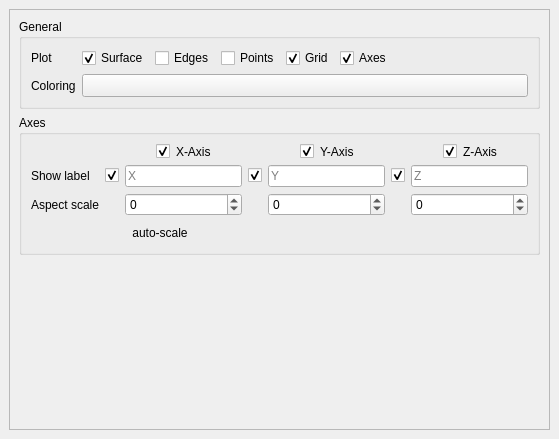
<?xml version="1.0" encoding="UTF-8"?>
<ui version="4.0">
 <class>gsDockWidget</class>
 <widget class="QgsDockWidget" name="gsDockWidget">
  <property name="geometry">
   <rect>
    <x>0</x>
    <y>0</y>
    <width>559</width>
    <height>439</height>
   </rect>
  </property>
  <property name="features">
   <set>QDockWidget::DockWidgetFeature::DockWidgetFloatable|QDockWidget::DockWidgetFeature::DockWidgetMovable</set>
  </property>
  <property name="windowTitle">
   <string>Settings</string>
  </property>
  <widget class="QWidget" name="dockWidgetContents">
   <layout class="QVBoxLayout" name="verticalLayout">
    <item>
     <widget class="QScrollArea" name="scrollArea_2">
      <property name="widgetResizable">
       <bool>true</bool>
      </property>
      <widget class="QWidget" name="scrollAreaWidgetContents_2">
       <property name="geometry">
        <rect>
         <x>0</x>
         <y>0</y>
         <width>537</width>
         <height>393</height>
        </rect>
       </property>
       <layout class="QVBoxLayout" name="verticalLayout_7">
        <item>
         <widget class="QGroupBox" name="groupBox">
          <property name="title">
           <string>General</string>
          </property>
          <layout class="QVBoxLayout" name="verticalLayout_8">
           <item>
            <layout class="QFormLayout" name="formLayout_2">
             <item row="0" column="0">
              <widget class="QLabel" name="label_4">
               <property name="text">
                <string>Plot</string>
               </property>
              </widget>
             </item>
             <item row="0" column="1">
              <layout class="QHBoxLayout" name="horizontalLayout">
               <item>
                <widget class="QCheckBox" name="mShowSurface">
                 <property name="text">
                  <string>Surface</string>
                 </property>
                 <property name="checked">
                  <bool>true</bool>
                 </property>
                </widget>
               </item>
               <item>
                <widget class="QCheckBox" name="mShowEdges">
                 <property name="text">
                  <string>Edges</string>
                 </property>
                </widget>
               </item>
               <item>
                <widget class="QCheckBox" name="mShowPoints">
                 <property name="text">
                  <string>Points</string>
                 </property>
                </widget>
               </item>
               <item>
                <widget class="QCheckBox" name="mShowGrid">
                 <property name="text">
                  <string>Grid</string>
                 </property>
                 <property name="checked">
                  <bool>true</bool>
                 </property>
                </widget>
               </item>
               <item>
                <widget class="QCheckBox" name="mShowAxes">
                 <property name="text">
                  <string>Axes</string>
                 </property>
                 <property name="checked">
                  <bool>true</bool>
                 </property>
                </widget>
               </item>
               <item>
                <spacer name="horizontalSpacer_3">
                 <property name="orientation">
                  <enum>Qt::Orientation::Horizontal</enum>
                 </property>
                 <property name="sizeHint" stdset="0">
                  <size>
                   <width>40</width>
                   <height>20</height>
                  </size>
                 </property>
                </spacer>
               </item>
              </layout>
             </item>
             <item row="1" column="0">
              <widget class="QLabel" name="label_6">
               <property name="text">
                <string>Coloring</string>
               </property>
              </widget>
             </item>
             <item row="1" column="1">
              <widget class="QgsColorRampButton" name="mColorRamp">
               <property name="sizePolicy">
                <sizepolicy hsizetype="Preferred" vsizetype="Fixed">
                 <horstretch>1</horstretch>
                 <verstretch>0</verstretch>
                </sizepolicy>
               </property>
               <property name="text">
                <string/>
               </property>
              </widget>
             </item>
            </layout>
           </item>
          </layout>
         </widget>
        </item>
        <item>
         <widget class="QGroupBox" name="groupBox_2">
          <property name="title">
           <string>Axes</string>
          </property>
          <layout class="QVBoxLayout" name="verticalLayout_9">
           <item>
            <layout class="QGridLayout" name="gridLayout_2">
             <item row="1" column="0">
              <widget class="QLabel" name="label_10">
               <property name="text">
                <string>Show label</string>
               </property>
              </widget>
             </item>
             <item row="0" column="2">
              <layout class="QHBoxLayout" name="horizontalLayout_7">
               <item>
                <spacer name="horizontalSpacer">
                 <property name="orientation">
                  <enum>Qt::Orientation::Horizontal</enum>
                 </property>
                 <property name="sizeHint" stdset="0">
                  <size>
                   <width>5</width>
                   <height>5</height>
                  </size>
                 </property>
                </spacer>
               </item>
               <item>
                <widget class="QCheckBox" name="mShowAxisX">
                 <property name="text">
                  <string/>
                 </property>
                 <property name="checked">
                  <bool>true</bool>
                 </property>
                </widget>
               </item>
               <item>
                <widget class="QLabel" name="label_2">
                 <property name="sizePolicy">
                  <sizepolicy hsizetype="Fixed" vsizetype="Preferred">
                   <horstretch>0</horstretch>
                   <verstretch>0</verstretch>
                  </sizepolicy>
                 </property>
                 <property name="layoutDirection">
                  <enum>Qt::LayoutDirection::LeftToRight</enum>
                 </property>
                 <property name="text">
                  <string>X-Axis</string>
                 </property>
                </widget>
               </item>
               <item>
                <spacer name="horizontalSpacer_2">
                 <property name="orientation">
                  <enum>Qt::Orientation::Horizontal</enum>
                 </property>
                 <property name="sizeHint" stdset="0">
                  <size>
                   <width>5</width>
                   <height>5</height>
                  </size>
                 </property>
                </spacer>
               </item>
              </layout>
             </item>
             <item row="1" column="1">
              <widget class="QCheckBox" name="mShowAxisLabelX">
               <property name="text">
                <string/>
               </property>
               <property name="checked">
                <bool>true</bool>
               </property>
              </widget>
             </item>
             <item row="2" column="6">
              <widget class="QSpinBox" name="mScaleZ">
               <property name="minimum">
                <number>-100</number>
               </property>
               <property name="maximum">
                <number>100</number>
               </property>
              </widget>
             </item>
             <item row="0" column="6">
              <layout class="QHBoxLayout" name="horizontalLayout_9">
               <item>
                <spacer name="horizontalSpacer_7">
                 <property name="orientation">
                  <enum>Qt::Orientation::Horizontal</enum>
                 </property>
                 <property name="sizeHint" stdset="0">
                  <size>
                   <width>5</width>
                   <height>5</height>
                  </size>
                 </property>
                </spacer>
               </item>
               <item>
                <widget class="QCheckBox" name="mShowAxisZ">
                 <property name="text">
                  <string/>
                 </property>
                 <property name="checked">
                  <bool>true</bool>
                 </property>
                </widget>
               </item>
               <item>
                <widget class="QLabel" name="label_5">
                 <property name="sizePolicy">
                  <sizepolicy hsizetype="Fixed" vsizetype="Preferred">
                   <horstretch>0</horstretch>
                   <verstretch>0</verstretch>
                  </sizepolicy>
                 </property>
                 <property name="layoutDirection">
                  <enum>Qt::LayoutDirection::LeftToRight</enum>
                 </property>
                 <property name="text">
                  <string>Z-Axis</string>
                 </property>
                </widget>
               </item>
               <item>
                <spacer name="horizontalSpacer_8">
                 <property name="orientation">
                  <enum>Qt::Orientation::Horizontal</enum>
                 </property>
                 <property name="sizeHint" stdset="0">
                  <size>
                   <width>5</width>
                   <height>5</height>
                  </size>
                 </property>
                </spacer>
               </item>
              </layout>
             </item>
             <item row="2" column="4">
              <widget class="QSpinBox" name="mScaleY">
               <property name="minimum">
                <number>-100</number>
               </property>
               <property name="maximum">
                <number>100</number>
               </property>
              </widget>
             </item>
             <item row="1" column="4">
              <layout class="QHBoxLayout" name="horizontalLayout_4">
               <item>
                <layout class="QHBoxLayout" name="horizontalLayout_14">
                 <item>
                  <widget class="QLineEdit" name="mAxisLabelY">
                   <property name="text">
                    <string/>
                   </property>
                   <property name="placeholderText">
                    <string>Y</string>
                   </property>
                  </widget>
                 </item>
                </layout>
               </item>
              </layout>
             </item>
             <item row="1" column="3">
              <widget class="QCheckBox" name="mShowAxisLabelY">
               <property name="text">
                <string/>
               </property>
               <property name="checked">
                <bool>true</bool>
               </property>
              </widget>
             </item>
             <item row="2" column="0">
              <widget class="QLabel" name="label_8">
               <property name="text">
                <string>Aspect scale</string>
               </property>
              </widget>
             </item>
             <item row="0" column="4">
              <layout class="QHBoxLayout" name="horizontalLayout_8">
               <item>
                <spacer name="horizontalSpacer_5">
                 <property name="orientation">
                  <enum>Qt::Orientation::Horizontal</enum>
                 </property>
                 <property name="sizeHint" stdset="0">
                  <size>
                   <width>5</width>
                   <height>5</height>
                  </size>
                 </property>
                </spacer>
               </item>
               <item>
                <widget class="QCheckBox" name="mShowAxisY">
                 <property name="text">
                  <string/>
                 </property>
                 <property name="checked">
                  <bool>true</bool>
                 </property>
                </widget>
               </item>
               <item>
                <widget class="QLabel" name="label_3">
                 <property name="sizePolicy">
                  <sizepolicy hsizetype="Fixed" vsizetype="Preferred">
                   <horstretch>0</horstretch>
                   <verstretch>0</verstretch>
                  </sizepolicy>
                 </property>
                 <property name="layoutDirection">
                  <enum>Qt::LayoutDirection::LeftToRight</enum>
                 </property>
                 <property name="text">
                  <string>Y-Axis</string>
                 </property>
                </widget>
               </item>
               <item>
                <spacer name="horizontalSpacer_6">
                 <property name="orientation">
                  <enum>Qt::Orientation::Horizontal</enum>
                 </property>
                 <property name="sizeHint" stdset="0">
                  <size>
                   <width>5</width>
                   <height>5</height>
                  </size>
                 </property>
                </spacer>
               </item>
              </layout>
             </item>
             <item row="1" column="2">
              <layout class="QHBoxLayout" name="horizontalLayout_3">
               <item>
                <layout class="QHBoxLayout" name="horizontalLayout_13">
                 <item>
                  <widget class="QLineEdit" name="mAxisLabelX">
                   <property name="text">
                    <string/>
                   </property>
                   <property name="placeholderText">
                    <string>X</string>
                   </property>
                  </widget>
                 </item>
                </layout>
               </item>
              </layout>
             </item>
             <item row="2" column="2">
              <widget class="QSpinBox" name="mScaleX">
               <property name="minimum">
                <number>-100</number>
               </property>
               <property name="maximum">
                <number>100</number>
               </property>
              </widget>
             </item>
             <item row="1" column="5">
              <widget class="QCheckBox" name="mShowAxisLabelZ">
               <property name="text">
                <string/>
               </property>
               <property name="checked">
                <bool>true</bool>
               </property>
              </widget>
             </item>
             <item row="1" column="6">
              <layout class="QHBoxLayout" name="horizontalLayout_6">
               <item>
                <layout class="QHBoxLayout" name="horizontalLayout_15">
                 <item>
                  <widget class="QLineEdit" name="mAxisLabelZ">
                   <property name="text">
                    <string/>
                   </property>
                   <property name="placeholderText">
                    <string>Z</string>
                   </property>
                  </widget>
                 </item>
                </layout>
               </item>
              </layout>
             </item>
             <item row="3" column="2">
              <widget class="QToolButton" name="mAutoScale">
               <property name="text">
                <string>auto-scale</string>
               </property>
               <property name="autoRaise">
                <bool>true</bool>
               </property>
              </widget>
             </item>
            </layout>
           </item>
          </layout>
         </widget>
        </item>
        <item>
         <spacer name="verticalSpacer">
          <property name="orientation">
           <enum>Qt::Orientation::Vertical</enum>
          </property>
          <property name="sizeHint" stdset="0">
           <size>
            <width>0</width>
            <height>0</height>
           </size>
          </property>
         </spacer>
        </item>
       </layout>
      </widget>
     </widget>
    </item>
   </layout>
  </widget>
 </widget>
 <customwidgets>
  <customwidget>
   <class>QgsDockWidget</class>
   <extends>QDockWidget</extends>
   <header>qgsdockwidget.h</header>
   <container>1</container>
  </customwidget>
  <customwidget>
   <class>QgsColorRampButton</class>
   <extends>QToolButton</extends>
   <header>qgis.gui</header>
  </customwidget>
 </customwidgets>
 <resources/>
 <connections/>
</ui>
